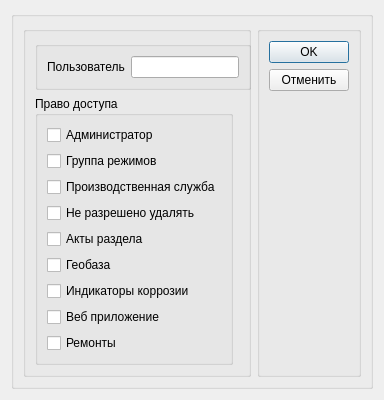
<?xml version="1.0" encoding="UTF-8"?>
<ui version="4.0">
 <class>Ch_passwordDialog</class>
 <widget class="QDialog" name="dialog">
  <property name="geometry">
   <rect>
    <x>0</x>
    <y>0</y>
    <width>353</width>
    <height>329</height>
   </rect>
  </property>
  <property name="windowTitle">
   <string>Ввод прав доступа</string>
  </property>
  <layout class="QVBoxLayout" name="verticalLayout">
   <item>
    <widget class="QGroupBox" name="groupBox_4">
     <layout class="QHBoxLayout" name="horizontalLayout">
      <item>
       <widget class="QGroupBox" name="groupBox">
        <layout class="QFormLayout" name="formLayout">
         <item row="2" column="0">
          <widget class="QGroupBox" name="groupBox_2">
           <property name="title">
            <string>Право доступа</string>
           </property>
           <layout class="QVBoxLayout">
            <item>
             <widget class="QCheckBox" name="check_Right1">
              <property name="text">
               <string>Администратор</string>
              </property>
             </widget>
            </item>
            <item>
             <widget class="QCheckBox" name="check_Right2">
              <property name="text">
               <string>Группа режимов</string>
              </property>
             </widget>
            </item>
            <item>
             <widget class="QCheckBox" name="check_Right3">
              <property name="text">
               <string>Производственная служба</string>
              </property>
             </widget>
            </item>
            <item>
             <widget class="QCheckBox" name="check_Right4">
              <property name="text">
               <string>Не разрешено удалять</string>
              </property>
             </widget>
            </item>
            <item>
             <widget class="QCheckBox" name="check_Right5">
              <property name="text">
               <string>Акты раздела</string>
              </property>
             </widget>
            </item>
            <item>
             <widget class="QCheckBox" name="check_Right6">
              <property name="text">
               <string>Геобаза</string>
              </property>
             </widget>
            </item>
            <item>
             <widget class="QCheckBox" name="check_Right7">
              <property name="text">
               <string>Индикаторы коррозии</string>
              </property>
             </widget>
            </item>

            <item>
             <widget class="QCheckBox" name="check_Right8">
              <property name="text">
               <string>Веб приложение</string>
              </property>
             </widget>
            </item>

            <item>
             <widget class="QCheckBox" name="check_Right9">
              <property name="text">
               <string>Ремонты</string>
              </property>
             </widget>
            </item>


           </layout>
          </widget>
         </item>
         <item row="1" column="0">
          <widget class="QGroupBox" name="groupBox_5">
           <layout class="QHBoxLayout">
            <item>
             <widget class="QLabel" name="label_Static1">
              <property name="text">
               <string>Пользователь</string>
              </property>
             </widget>
            </item>
            <item>
             <widget class="QLineEdit" name="edit_User"/>
            </item>
           </layout>
          </widget>
         </item>
         <item row="2" column="1">
          <spacer name="horizontalSpacer">
           <property name="orientation">
            <enum>Qt::Horizontal</enum>
           </property>
           <property name="sizeHint" stdset="0">
            <size>
             <width>40</width>
             <height>20</height>
            </size>
           </property>
          </spacer>
         </item>
        </layout>
       </widget>
      </item>
      <item>
       <widget class="QGroupBox" name="groupBox_3">
        <layout class="QVBoxLayout">
         <item>
          <widget class="QPushButton" name="push_Ok">
           <property name="text">
            <string>OK</string>
           </property>
          </widget>
         </item>
         <item>
          <widget class="QPushButton" name="push_Cancel">
           <property name="text">
            <string>Отменить</string>
           </property>
          </widget>
         </item>
         <item>
          <spacer name="verticalSpacer_2">
           <property name="orientation">
            <enum>Qt::Vertical</enum>
           </property>
           <property name="sizeHint" stdset="0">
            <size>
             <width>20</width>
             <height>40</height>
            </size>
           </property>
          </spacer>
         </item>
        </layout>
       </widget>
      </item>
     </layout>
    </widget>
   </item>
   <item>
    <spacer name="verticalSpacer">
     <property name="orientation">
      <enum>Qt::Vertical</enum>
     </property>
     <property name="sizeHint" stdset="0">
      <size>
       <width>20</width>
       <height>40</height>
      </size>
     </property>
    </spacer>
   </item>
  </layout>
 </widget>
 <resources/>
 <connections/>
</ui>
